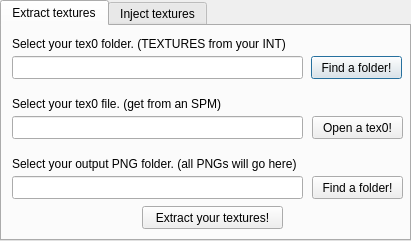
<?xml version="1.0" encoding="UTF-8"?>
<ui version="4.0">
 <class>pwf2tex</class>
 <widget class="QDialog" name="pwf2tex">
  <property name="geometry">
   <rect>
    <x>0</x>
    <y>0</y>
    <width>411</width>
    <height>241</height>
   </rect>
  </property>
  <property name="minimumSize">
   <size>
    <width>411</width>
    <height>241</height>
   </size>
  </property>
  <property name="maximumSize">
   <size>
    <width>411</width>
    <height>241</height>
   </size>
  </property>
  <property name="windowTitle">
   <string>pwf2tex</string>
  </property>
  <property name="windowIcon">
   <iconset resource="pwf2main.qrc">
    <normaloff>:/img/pwf2tools.png</normaloff>:/img/pwf2tools.png</iconset>
  </property>
  <widget class="QTabWidget" name="texTabs">
   <property name="geometry">
    <rect>
     <x>0</x>
     <y>0</y>
     <width>411</width>
     <height>241</height>
    </rect>
   </property>
   <property name="currentIndex">
    <number>0</number>
   </property>
   <widget class="QWidget" name="extractTab">
    <attribute name="title">
     <string>Extract textures</string>
    </attribute>
    <widget class="QLabel" name="texLabel1">
     <property name="geometry">
      <rect>
       <x>10</x>
       <y>10</y>
       <width>311</width>
       <height>16</height>
      </rect>
     </property>
     <property name="text">
      <string>Select your tex0 folder. (TEXTURES from your INT)</string>
     </property>
    </widget>
    <widget class="QLineEdit" name="extTex0FolderLineEdit">
     <property name="geometry">
      <rect>
       <x>10</x>
       <y>30</y>
       <width>291</width>
       <height>23</height>
      </rect>
     </property>
    </widget>
    <widget class="QPushButton" name="extOpenTex0FolderButton">
     <property name="geometry">
      <rect>
       <x>309</x>
       <y>30</y>
       <width>91</width>
       <height>23</height>
      </rect>
     </property>
     <property name="text">
      <string>Find a folder!</string>
     </property>
    </widget>
    <widget class="QLabel" name="texLabel2">
     <property name="geometry">
      <rect>
       <x>10</x>
       <y>70</y>
       <width>311</width>
       <height>16</height>
      </rect>
     </property>
     <property name="text">
      <string>Select your tex0 file. (get from an SPM)</string>
     </property>
    </widget>
    <widget class="QLineEdit" name="extTex0FileLineEdit">
     <property name="geometry">
      <rect>
       <x>10</x>
       <y>90</y>
       <width>291</width>
       <height>23</height>
      </rect>
     </property>
    </widget>
    <widget class="QPushButton" name="extOpenTex0FileButton">
     <property name="geometry">
      <rect>
       <x>310</x>
       <y>90</y>
       <width>91</width>
       <height>23</height>
      </rect>
     </property>
     <property name="text">
      <string>Open a tex0!</string>
     </property>
    </widget>
    <widget class="QLabel" name="texLabel3">
     <property name="geometry">
      <rect>
       <x>10</x>
       <y>130</y>
       <width>331</width>
       <height>16</height>
      </rect>
     </property>
     <property name="text">
      <string>Select your output PNG folder. (all PNGs will go here)</string>
     </property>
    </widget>
    <widget class="QLineEdit" name="extPngFolderLineEdit">
     <property name="geometry">
      <rect>
       <x>10</x>
       <y>150</y>
       <width>291</width>
       <height>23</height>
      </rect>
     </property>
    </widget>
    <widget class="QPushButton" name="extOpenPngFolderButton">
     <property name="geometry">
      <rect>
       <x>310</x>
       <y>150</y>
       <width>91</width>
       <height>23</height>
      </rect>
     </property>
     <property name="text">
      <string>Find a folder!</string>
     </property>
    </widget>
    <widget class="QPushButton" name="extFinalizeExtractButton">
     <property name="geometry">
      <rect>
       <x>140</x>
       <y>180</y>
       <width>141</width>
       <height>23</height>
      </rect>
     </property>
     <property name="text">
      <string>Extract your textures!</string>
     </property>
    </widget>
   </widget>
   <widget class="QWidget" name="injectTab">
    <attribute name="title">
     <string>Inject textures</string>
    </attribute>
    <widget class="QLabel" name="texLabel4">
     <property name="geometry">
      <rect>
       <x>10</x>
       <y>10</y>
       <width>321</width>
       <height>16</height>
      </rect>
     </property>
     <property name="text">
      <string>Select your tex0 folder. (TEXTURES from your INT)</string>
     </property>
    </widget>
    <widget class="QLineEdit" name="injTex0FolderLineEdit">
     <property name="geometry">
      <rect>
       <x>10</x>
       <y>30</y>
       <width>291</width>
       <height>23</height>
      </rect>
     </property>
    </widget>
    <widget class="QPushButton" name="injOpenTex0FolderButton">
     <property name="geometry">
      <rect>
       <x>309</x>
       <y>30</y>
       <width>91</width>
       <height>23</height>
      </rect>
     </property>
     <property name="text">
      <string>Find a folder!</string>
     </property>
    </widget>
    <widget class="QLabel" name="texLabel5">
     <property name="geometry">
      <rect>
       <x>10</x>
       <y>70</y>
       <width>321</width>
       <height>16</height>
      </rect>
     </property>
     <property name="text">
      <string>Select your tex0 file. (get from an SPM)</string>
     </property>
    </widget>
    <widget class="QLineEdit" name="injTex0FileLineEdit">
     <property name="geometry">
      <rect>
       <x>10</x>
       <y>90</y>
       <width>291</width>
       <height>23</height>
      </rect>
     </property>
    </widget>
    <widget class="QPushButton" name="injOpenTex0FileButton">
     <property name="geometry">
      <rect>
       <x>310</x>
       <y>90</y>
       <width>91</width>
       <height>23</height>
      </rect>
     </property>
     <property name="text">
      <string>Open a tex0!</string>
     </property>
    </widget>
    <widget class="QLabel" name="texLabel6">
     <property name="geometry">
      <rect>
       <x>10</x>
       <y>130</y>
       <width>371</width>
       <height>16</height>
      </rect>
     </property>
     <property name="text">
      <string>Select your output PNG folder. (all edited PNGs will be here)</string>
     </property>
    </widget>
    <widget class="QLineEdit" name="injPngFolderLineEdit">
     <property name="geometry">
      <rect>
       <x>10</x>
       <y>150</y>
       <width>291</width>
       <height>23</height>
      </rect>
     </property>
    </widget>
    <widget class="QPushButton" name="injOpenPngFolderButton">
     <property name="geometry">
      <rect>
       <x>310</x>
       <y>150</y>
       <width>91</width>
       <height>23</height>
      </rect>
     </property>
     <property name="text">
      <string>Find a folder!</string>
     </property>
    </widget>
    <widget class="QPushButton" name="injFinalizeInjectButton">
     <property name="geometry">
      <rect>
       <x>139</x>
       <y>180</y>
       <width>141</width>
       <height>23</height>
      </rect>
     </property>
     <property name="text">
      <string>Inject your textures!</string>
     </property>
    </widget>
   </widget>
  </widget>
 </widget>
 <resources>
  <include location="pwf2main.qrc"/>
 </resources>
 <connections/>
</ui>
